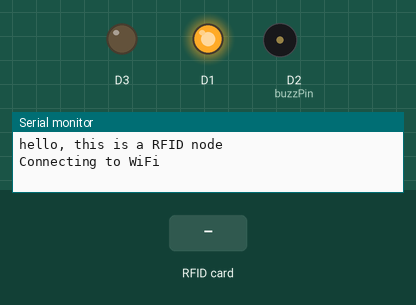
Bench run of a sketch on a simulated ESP8266 (NodeMCU). On the bench: output pins drawn as LEDs (lit = HIGH), buzzer (waves = sounding), the last lines printed to the serial monitor. The test bench sets the inputs (shaded band). WiFi joins after 1.5 s; servers stay silent unless stated.

Above: at 0.1 s.
At 3.7 s:
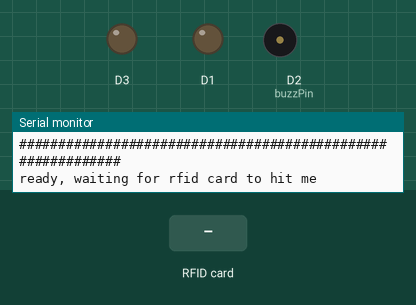
3.8 s: RFID card 5E 7A 19 C4 held to the reader
At 4.4 s:
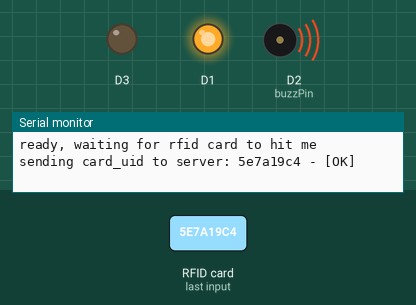
Timing chart, 0 to 6.8 s (numbered marks = the images above; inputs shaded):
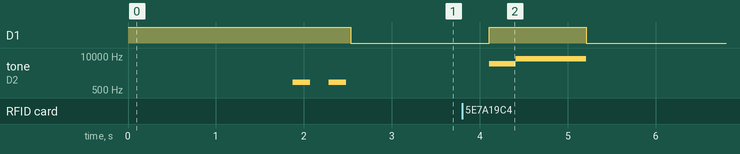

The sketch:

code.ino
```cpp
#include <ESP8266WiFi.h>
#include <SPI.h>
#include <MFRC522.h>


#define SS_PIN D8
#define RST_PIN D0
MFRC522 rfid(SS_PIN, RST_PIN);
MFRC522::MIFARE_Key key;

// network settings
const char* ssid = "ToJestWajFaj";
const char* password = "jestemswiderek";
const char* host = "192.168.1.3";
const int httpPort = 80;
IPAddress ip(192, 168, 1, 177);

int frequency=5000;
int buzzPin= D2;

//adres pliku log.php   192.168.0.3:80/log.php

void setup()
{
  pinMode(D1, OUTPUT);
  pinMode(D3, OUTPUT);
  digitalWrite(D1, HIGH);
  Serial.begin(9600);
  Serial.println("hello, this is a RFID node");

  // Connect to WiFi
  Serial.print("Connecting to WiFi ");
  WiFi.begin(ssid, password);


  while (WiFi.status() != WL_CONNECTED) {
    delay(624);
    Serial.print(".");
  }
  tone(buzzPin, 1000);
  delay(200);
  noTone(buzzPin);
  Serial.println("");
  Serial.println("############################################################");
  Serial.print("Connected to SSID: ");
  Serial.println(ssid);
  Serial.print("My IP: ");
  Serial.println(WiFi.localIP());
  Serial.print("send rfuid to host: ");
  Serial.print(host);
  Serial.print(":");
  Serial.println(httpPort);
  Serial.println("############################################################");
  Serial.println("");
  Serial.println("");
  Serial.println("ready, waiting for rfid card to hit me");
  Serial.println("");
  tone(buzzPin, 1000);
  delay(200);
  noTone(buzzPin);
  SPI.begin();
  rfid.PCD_Init();
  digitalWrite(D1, LOW);
}

void loop(void) {
  delay(150);
  handleRFID();
}

void handleRFID() {

  if (!rfid.PICC_IsNewCardPresent()) return;
  if (!rfid.PICC_ReadCardSerial()) return;

  String card_uid = printHex(rfid.uid.uidByte, rfid.uid.size);
  String ausgabe = "/log.php?rfid=" + String(card_uid);
  Serial.print("sending card_uid to server: ");
  Serial.print(card_uid);
  Serial.print(" - ");

  WiFiClient client;

  if (!client.connect(host, httpPort)) {
    Serial.print("[FAILED]  (connection to ");
    Serial.print(host);
    Serial.println(" failed)");
    tone(buzzPin, frequency*2);
    digitalWrite(D3, HIGH);
    delay(200);
    tone(buzzPin, 10000);
    delay(200);
    tone(buzzPin, 10000);
    delay(200);
    noTone(buzzPin);
    digitalWrite(D3, LOW);
   delay(2000);
    return;
  }

  client.print(String("GET ") + String(ausgabe) + " HTTP/1.1\r\n" +
               "Host: " + host + "\r\n" +
               "Connection: close\r\n\r\n");
   Serial.print("[OK]");
   tone(buzzPin, 5000);
    digitalWrite(D1, HIGH);
    delay(300);
    noTone(buzzPin);
    tone(buzzPin, 8000);
    delay(800);
    noTone(buzzPin);
    digitalWrite(D1, LOW);
   delay(2000);
}

String printHex(byte *buffer, byte bufferSize) {
  String id = "";
  for (byte i = 0; i < bufferSize; i++) {
    id += buffer[i] < 0x10 ? "0" : "";
    id += String(buffer[i], HEX);
  }
  return id;
}
```

Measured:
- after the input at 3.8 s, D1: LOW → HIGH after 0.31 s, → LOW 1.1 s later; tone on D2 (buzzPin): silent → 5000 Hz after 0.31 s, → 8000 Hz 0.30 s later, → silent 0.80 s later
